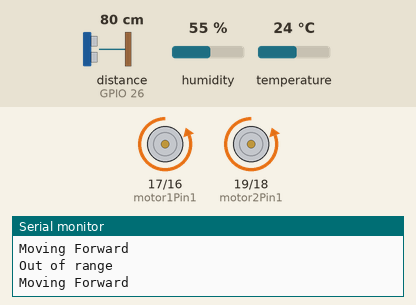
Bench run of a program on a simulated ESP32. On the bench: motor-driver pin pairs drawn as motors (green arrow = first pin HIGH = forward, orange = second pin HIGH = backward, longer = more drive), the last lines printed to the serial monitor. The inputs (shaded band) are chosen by the test bench; at power-on: distance to the obstacle (sensor on GPIO 26) 80 cm, humidity 55 %, temperature 24 °C. The echo pulse lasts 58.3 µs per cm.

Above: at 1.2 s.
1.3 s: distance to the obstacle (sensor on GPIO 26) set to 55 cm
2.8 s: distance to the obstacle (sensor on GPIO 26) set to 44 cm
At 4.1 s:
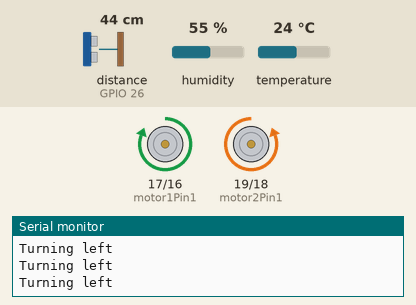
4.5 s: distance to the obstacle (sensor on GPIO 26) set to 60 cm
At 5.2 s:
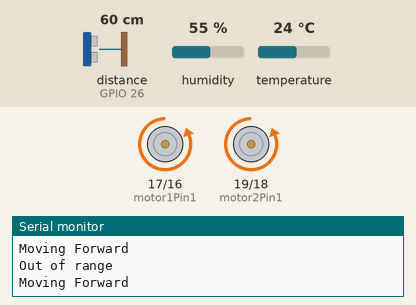
6.2 s: distance to the obstacle (sensor on GPIO 26) set to 2 cm
At 7.1 s:
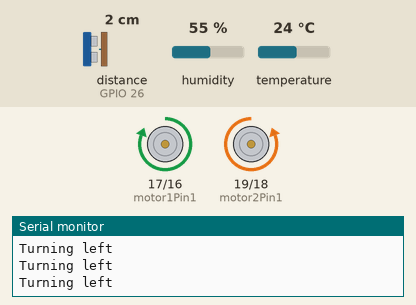
Timing chart, 0 to 8.9 s (numbered marks = the images above; inputs shaded):
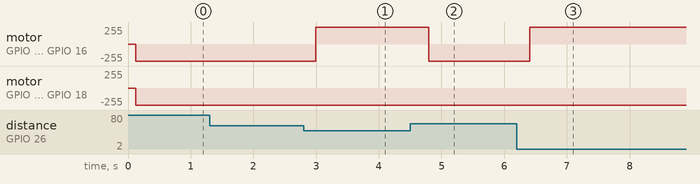

Measured:
- the behaviour switches between 50 and 49 cm on distance to the obstacle (sensor on GPIO 26) (found by bisection; images 0 and 1)
- after the input at 2.8 s, motor on GPIO 17 (motor1Pin1) / GPIO 16 (motor1Pin2): backward 255/255 → forward 255/255 after 0.20 s
- after the input at 4.5 s, motor on GPIO 17 (motor1Pin1) / GPIO 16 (motor1Pin2): forward 255/255 → backward 255/255 after 0.29 s
- after the input at 6.2 s, motor on GPIO 17 (motor1Pin1) / GPIO 16 (motor1Pin2): backward 255/255 → forward 255/255 after 0.21 s

The program:

main.cpp
```cpp
#include <Adafruit_Sensor.h>
#include <DHT.h>
#include <DHT_U.h>
#include <Wire.h>
#include <Arduino.h>
#include <Adafruit_PWMServoDriver.h>
#include "NewPing.h"      // include NewPing library


#define DHTTYPE    DHT11     // DHT 11
#define DHTPIN 4     // Digital pin connected to the DHT sensor
int trigPin = 25;      // trigger pin
int echoPin = 26;      // echo pin
NewPing sonar(trigPin, echoPin);
DHT_Unified dht(DHTPIN, DHTTYPE);
uint32_t delayMS;

// Motor A
int motor1Pin2 = 16;
int motor1Pin1 = 17;
// int motor1Enable =
// Motor B
int motor2Pin2 = 18;
int motor2Pin1 = 19;
// int motor2Enable =

const int freq = 30000;
const int pwmChannel = 0;
const int resolution = 8;
int dutyCycle = 50;    //velocidad de giro 80% (200/255)

void stop();
void move_forward();
void move_backward();
void turn_left();
void turn_rigth();
void turn_180();

void setup() {
    Serial.begin(9600);
    dht.begin();
    sensor_t sensor;
    // sets the pins as outputs:
    pinMode(motor1Pin1, OUTPUT);
    pinMode(motor1Pin2, OUTPUT);
    //pinMode(enable1Pin, OUTPUT);
    pinMode(motor2Pin1, OUTPUT);
    pinMode(motor2Pin2, OUTPUT);

/*     // Defined in thingProperties.h
    initProperties();

    // Connect to Arduino IoT Cloud
    ArduinoCloud.begin(ArduinoIoTPreferredConnection);

    /*
        The following function allows you to obtain more information
        related to the state of network and IoT Cloud connection and errors
        the higher number the more granular information you’ll get.
        The default is 0 (only errors).
        Maximum is 4
    //
    setDebugMessageLevel(2);
    ArduinoCloud.printDebugInfo(); */
}

void loop() {
    // ArduinoCloud.update();
    float tiempo = sonar.ping_median(5);
    sensors_event_t event;
    dht.temperature().getEvent(&event);
    float temperatura = event.temperature;
      // Get humidity event and print its value.
    dht.humidity().getEvent(&event);
    float humedad = event.relative_humidity;
    float vsound = 331.3+(0.606*temperatura)+(0.0124*humedad);
    float distance = (tiempo/2.0)*vsound/10000; // distance between sensor and target in cm

    if(distance > 50) {
        Serial.println("Out of range");
        move_forward();
    }
    else
    {
        while (distance <=50)
        {
            turn_left();
            float tiempo1 = sonar.ping_median(5);
            distance = (tiempo1/2.0)*vsound/10000;
        }

    }
}

void stop() {
    Serial.println("Motor stopped");
    digitalWrite(motor1Pin1, LOW);
    digitalWrite(motor1Pin2, LOW);
    digitalWrite(motor2Pin1, LOW);
    digitalWrite(motor2Pin2, LOW);
    delay(100);
}

void move_forward() {
    Serial.println("Moving Forward");
    digitalWrite(motor1Pin1, LOW);
    digitalWrite(motor1Pin2, HIGH);
    digitalWrite(motor2Pin1, LOW);
    digitalWrite(motor2Pin2, HIGH);
};

void move_backward() {
    Serial.println("Moving Backwards");
    digitalWrite(motor1Pin1, HIGH);
    digitalWrite(motor1Pin2, LOW);
    digitalWrite(motor2Pin1, HIGH);
    digitalWrite(motor2Pin2, LOW);
};

void turn_left( ){
    Serial.println("Turning left");
    digitalWrite(motor1Pin1, HIGH);
    digitalWrite(motor1Pin2, LOW);
    digitalWrite(motor2Pin1, LOW);
    digitalWrite(motor2Pin2, HIGH);
};

void turn_rigth() {

};

void turn_180() {

};
```
